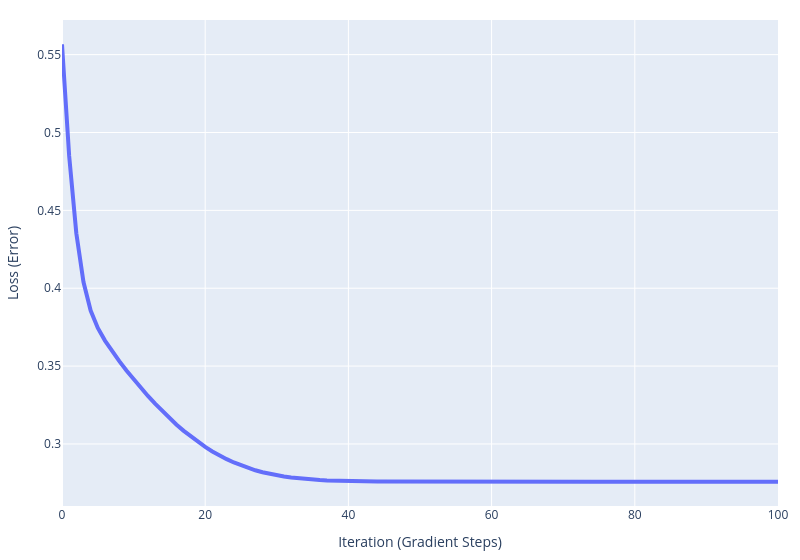
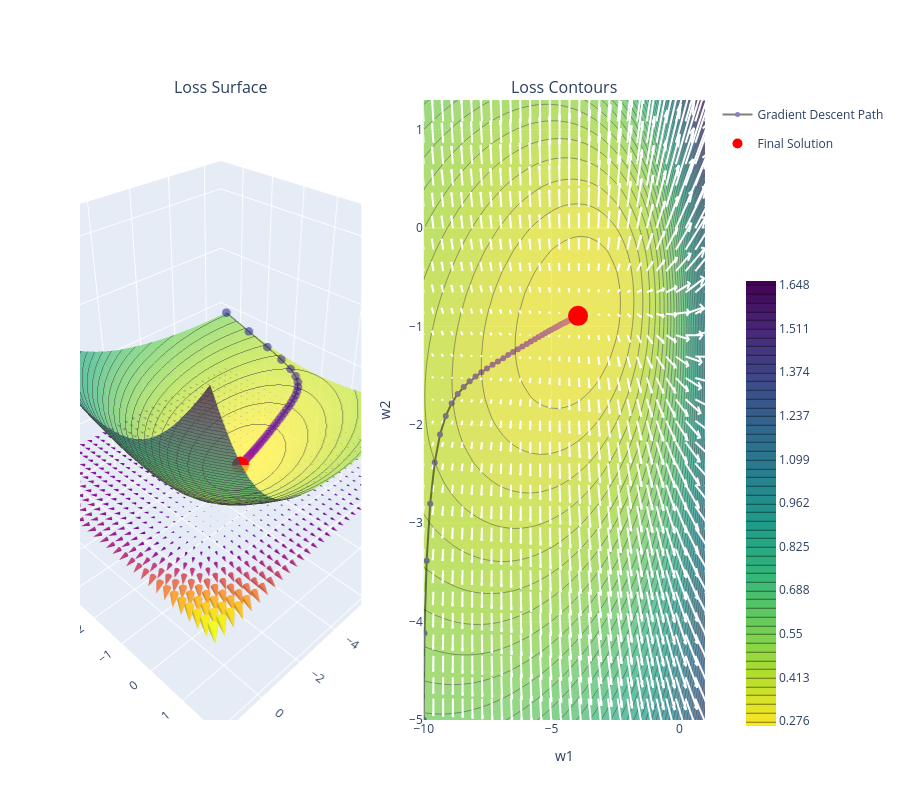

Here is the notebook cell these charts were saved with, in order:
### Code cell
w0 = np.array([-10., -5.])
# w0 = np.array([-1., 2.])
# w0 = np.array([0., 0])
path = gradient_descent(w0,
                     grad_NLL,
                     learning_rate=10,
                     nepochs=100)

fig_loss = make_loss_curve(path, NLL)
fig_loss.show()

errors = [NLL(w) for w in path]
fig = plot_gradient(
    cancer['w1'], cancer['w2'], cancer['error'],
    cancer['dw1'], cancer['dw2'], scale=2)
add_solution_path(fig, errors, path)
